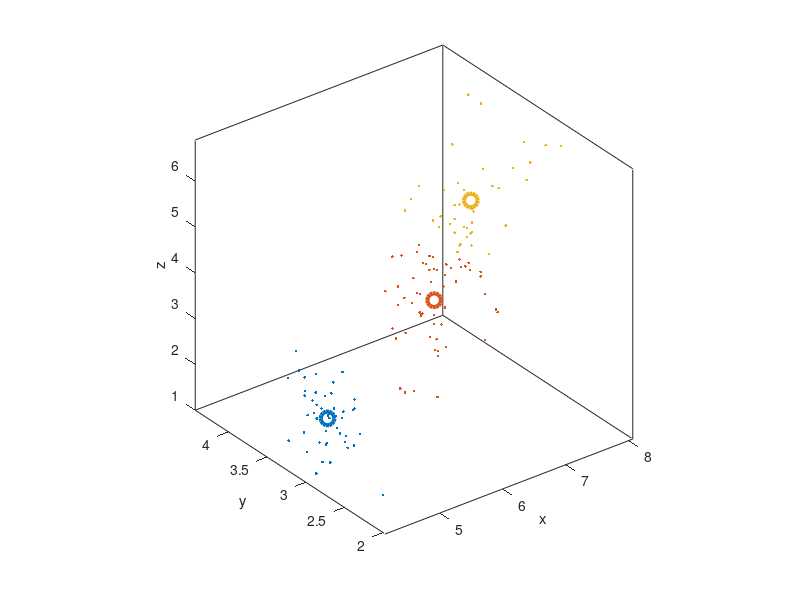

Here is the MATLAB script that generated this plot:
%# load dataset of 150 instances and 3 dimensions
clc
clear all
close all
load fisheriris
X = meas(:,1:3);
[numInst,numDims] = size(X);

%# K-means clustering
%# (K: number of clusters, G: assigned groups, C: cluster centers)
K = 3;
[G,C] = kmeans(X, K, 'distance','sqEuclidean', 'start','sample');

%# show points and clusters (color-coded)
clr = lines(K);
figure, hold on
scatter3(X(:,1), X(:,2), X(:,3), 36, clr(G,:), 'Marker','.')
scatter3(C(:,1), C(:,2), C(:,3), 100, clr, 'Marker','o', 'LineWidth',3)
hold off
view(3), axis vis3d, box on, rotate3d on
xlabel('x'), ylabel('y'), zlabel('z')